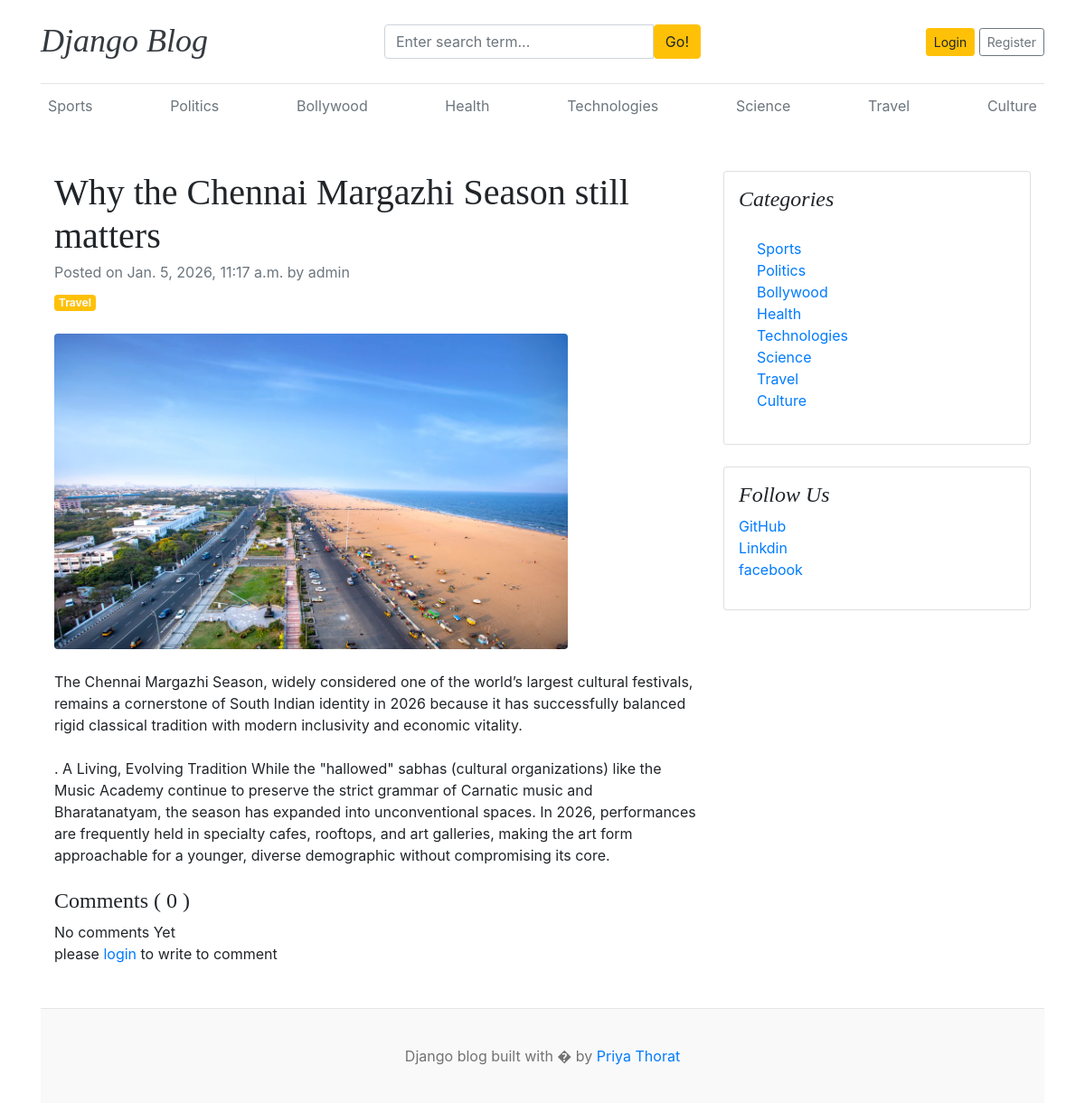
The page /blogs/why-the-chennai-margazhi-season-still-matters/ on the database as committed earlier.
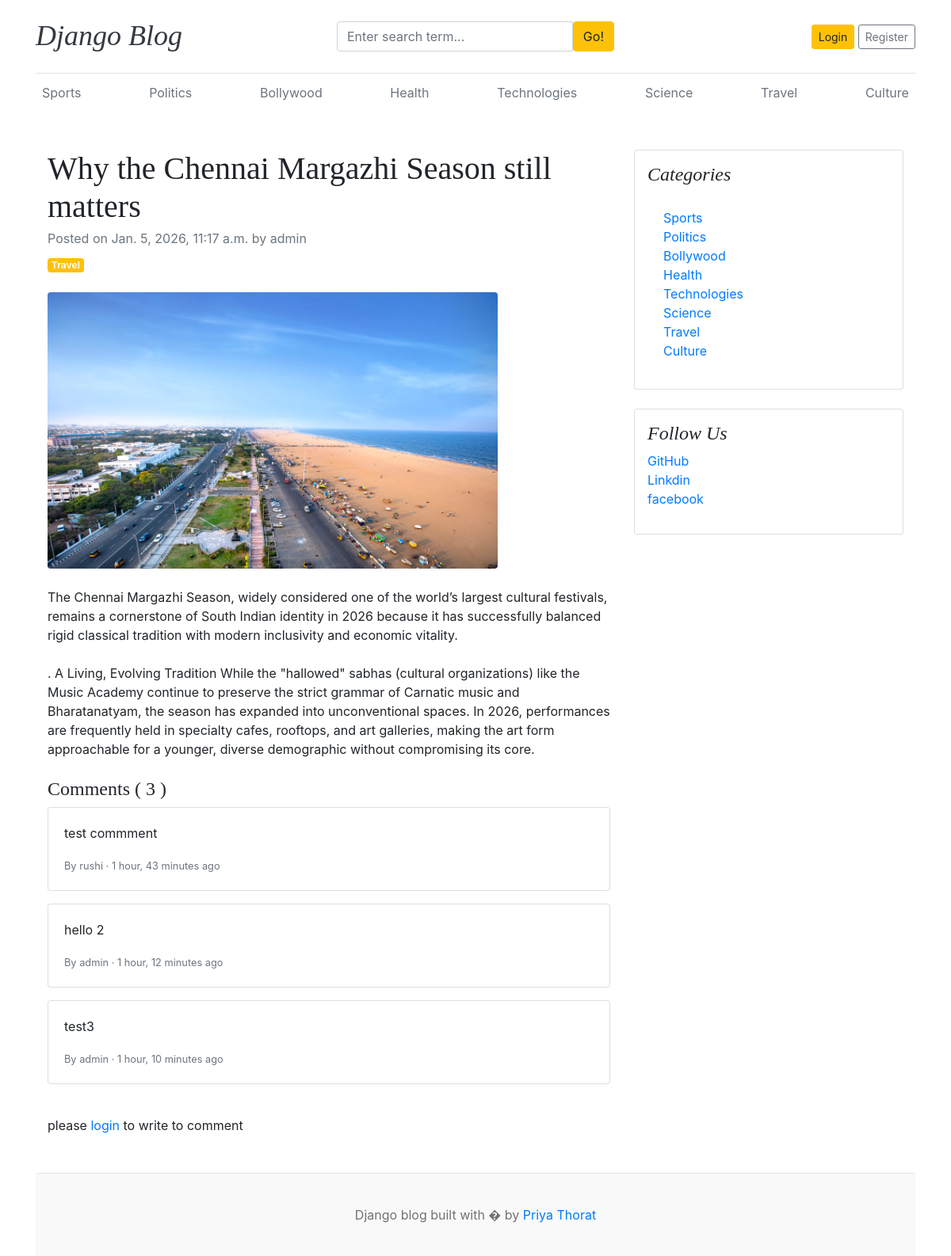
The same page on the database as committed later.
### blogs/models.py (models this page shows, shortened)
class Category(models.Model):
    category_name=models.CharField(max_length=50,unique=True)
    created_at=models.DateTimeField(auto_now_add=True)
    updated_at=models.DateTimeField(auto_now=True)
    class Meta:  #its for plural categorys to ==
        verbose_name_plural='categories'
    def __str__(self): #its used for admin panel not to return object1 return name
        return self.category_name

class Blog(models.Model):
    title = models.CharField(max_length=100)
    slug = models.SlugField(max_length=150, unique=True, blank=True)
    category = models.ForeignKey(Category, on_delete=models.CASCADE)
    author = models.ForeignKey(User, on_delete=models.CASCADE)
    featured_img = models.ImageField(upload_to='uploads/%Y/%m/%d')
    short_description = models.TextField(max_length=500)
    blog_body = models.TextField(max_length=2000)
    status = models.CharField(max_length=20,choices=STATUS_CHOICES, default="Draft")
    is_featured = models.BooleanField(default=False)
    created_at = models.DateTimeField(auto_now_add=True)
    updated_at = models.DateTimeField(auto_now=True)

class Comment(models.Model):
    user=models.ForeignKey(User,on_delete=models.CASCADE)#blog is deleted then comments also will deleted
    blog=models.ForeignKey(Blog,on_delete=models.CASCADE)
    comment=models.TextField(max_length=250)
    created_at = models.DateTimeField(auto_now_add=True)
    updated_at = models.DateTimeField(auto_now=True)
    def __str__(self):
        return self.comment

### assignments/models.py (models this page shows, shortened)
class SocialLink(models.Model):
    platform=models.CharField(max_length=25)
    link=models.URLField(max_length=100)
    created_at = models.DateTimeField(auto_now_add=True)
    updated_at = models.DateTimeField(auto_now=True)

### blogs/views.py (the view, shortened to what this page needs)
# urls.py: path('blogs/<slug:slug>/',BlogsView.blogs, name='blogs'), #slug info
def blogs(request,slug):
    single_blog=get_object_or_404(Blog,slug=slug, status='Published')
    comments=Comment.objects.filter(blog=single_blog)
    comment_count=comments.count()
    context= {
        'single_blog':single_blog ,
        'comments':comments,
        'comment_count':comment_count,
    }
    return render(request,'blogs.html',context)

### blogs/context_processors.py (called while the page is built)
def get_categories(request):
    categories=Category.objects.all()
    return dict(categories=categories)

def get_social_links(request):
    social_links=SocialLink.objects.all()
    return dict(social_links=social_links)

### template/blogs.html
{%extends 'base.html'%}
{%block content%}
<div class="container mt-5">
    <div class="row">
        <div class="col-lg-8">
            <article>
                <header class="mb-4">
                    <h1 class="fw-bolder mb-1">{{single_blog.title}}</h1>
                    <div class="text-muted fst-italic mb-2">Posted on {{single_blog.created_at}} by {{single_blog.author}}</div>
                    <a class="badge bg-warning text-decoration-none text-light" href="#!">{{single_blog.category}}</a>
                </header>
                <figure class="mb-4"><img class="img-fluid rounded" src="{{single_blog.featured_img.url}}" alt="..." width="80%" /></figure>
                <section class="mb-5">
                    <p class="fs-5 mb-4">{{single_blog.short_description}}</p>
                    <p class="fs-5 mb-4">{{single_blog.blog_body}}</p>
                     <h4>Comments ( {{comment_count}} )</h4>
                     {% if comments %}
                          {% for comment in comments %}
                          <div class="card mb-3">
                            <div class="card-body">
                                <p class="card-text">
                                   {{ comment }}
                                                 </p>
                                  <small class="text-muted">
                               By {{ comment.user }} · {{ comment.created_at|timesince }} ago
                             </small>
                             </div>
                            </div>
                         {% endfor %}
                     {% else %}
                      No comments Yet
                     {% endif %}
                     <br>
                     <div class="form-group">
                        {% if user.is_authenticated %}
                        <form action="" method="POST">
                            {% csrf_token %}
                            <div class="form-group">
                                <textarea name="comment" class="form-control" placeholder="write your comment"></textarea>
                                <input type="submit" value="submit" class="btn btn-primary mt-2">
                            </div>
                        </form>
                        {% else %}
                        <p>please <span><a href="{% url 'login' %}">login</a> </span> to write to comment</p>
                        {% endif %}
                     </div>
                    </section>
            </article>
        </div>
        <div class="col-lg-4">
            <div class="card mb-4 p-3">
                <h4 class="font-italic">Categories</h4>
                <div class="card-body">
                    <div class="row">
                        <div class="col-sm-6">
                            <ul class="list-unstyled mb-0">
                              {% for cat in categories%}
                                <li><a href="{% url 'posts_by_category' cat.id%}">{{ cat.category_name}}</a></li>
                              {% endfor%}
                            </ul>
                        </div>
                    </div>
                </div>
            </div>
                {% if social_links %}
                <div class="card mb-4 p-3">
                    <h4 class="font-italic">Follow Us</h4>
                    <ol class="list-unstyled">
                        {%for i in social_links%}
                        <li><a href="{{i.link}} " target="_blank">{{i.platform}}</a></li>
                        {% endfor %}
                    </ol>
                </div>
                {% endif %}
        </div>
    </div>
</div>
{% endblock%}

### template/base.html (shortened to what this page needs)
<!DOCTYPE html>
<html lang="en">
<head>
    <link href="https://getbootstrap.com/docs/4.0/dist/css/bootstrap.min.css" rel="stylesheet">
    <link href="css/blog.css" rel="stylesheet">
    <link rel="stylesheet" href="https://cdnjs.cloudflare.com/ajax/libs/font-awesome/7.0.1/css/all.min.css" />
  </head>
<body>
    <div class="container">
      <header class="blog-header py-3">
        <div class="row flex-nowrap justify-content-between align-items-center">
          <div class="col-4 pt-1">
            <h1 class="font-italic"><a class="blog-header-logo text-dark" href="/">Django Blog</a></h1>
          </div>
          <div class="col-4">
            <form action="{% url 'search'%}" method="GET">
              <div class="input-group">
                        <input class="form-control" type="text" name="keyword" value="{{keyword}}" placeholder="Enter search term..." aria-label="Enter search term..." aria-describedby="button-search" />
                        <button type="submit" class="btn btn-warning" id="button-search" type="button">Go!</button>
                    </div>
            </form>
          </div>
          <div class="col-4 d-flex justify-content-end align-items-center">
            {% if not user.is_authenticated%}
            <a class="btn btn-sm btn-warning" href="{% url 'login' %}">Login</a> &nbsp;
            <a class="btn btn-sm btn-outline-secondary" href="{% url 'register' %}">Register</a>
            {% else %}
            <span><a href=" {% url 'dashboard' %}">Dashboard</a></span>&nbsp;&nbsp;
            <span><a href="{% url 'logout' %}">Logout</a></span>
            {% endif %}
          </div>
        </div>
      </header>
      <div class="nav-scroller py-1 mb-2">
        <nav class="nav d-flex justify-content-between">
          {% for cat in categories%}
          <a class="p-2 text-muted" href="{% url 'posts_by_category' cat.id %}">{{cat.category_name}}</a>
          {%endfor%}
        </nav>
      </div>
{% block content%}
{%endblock%}
   <footer class="blog-footer">
  <p class="text-center">Django blog built with � by <a href="#">Priya Thorat</a></p>
</footer>
</body>
</html>

### blog_main/static/css/blog.css (style rules this page uses)
.blog-header { border-bottom: 1px solid #e5e5e5; }
.blog-header-logo { font-family: "Playfair Display", Georgia, "Times New Roman", serif; font-size: 2.25rem; }
h1, h2, h3, h4, h5, h6 { font-family: "Playfair Display", Georgia, "Times New Roman", serif; }
.blog-footer { padding: 2.5rem 0; color: #727272; text-align: center; background-color: #f9f9f9; border-top: .05rem solid #e5e5e5; }
.blog-footer p:last-child { margin-bottom: 0; }

Rows that differ between the two databases and show on the page:
added Comment: comment "test commment", user "rushi", created_at "1 hour, 43 minutes"
added Comment: comment "hello 2", user "admin", created_at "1 hour, 12 minutes"
added Comment: comment "test3", user "admin", created_at "1 hour, 10 minutes"
Other text that changed with them:
{{ comment_count }}: "0" → "3"
text no longer shown: "No comments Yet"
